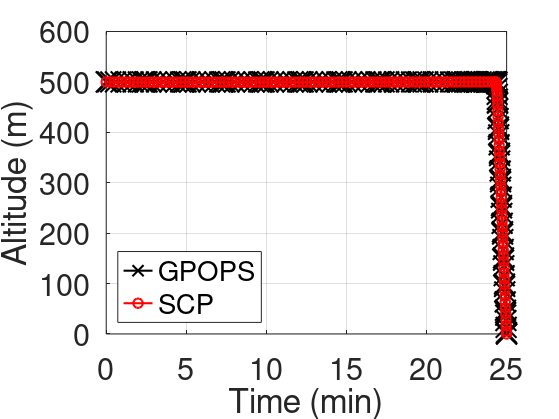
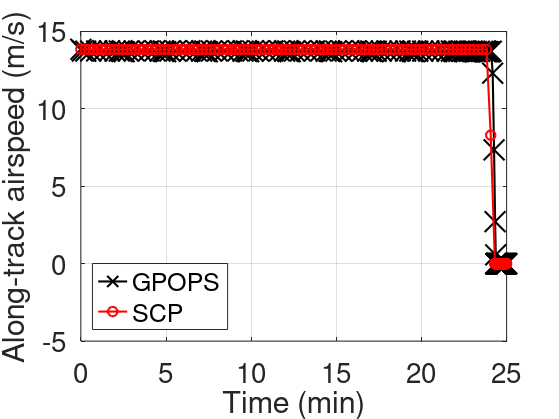
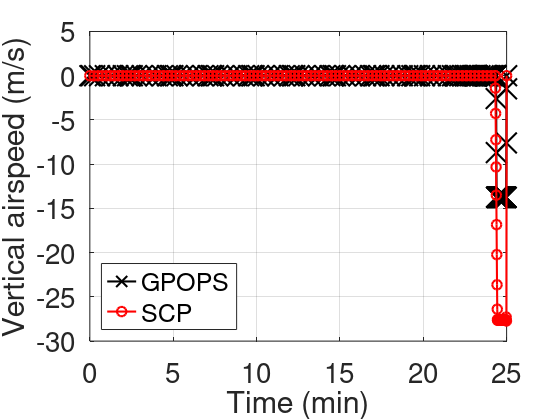
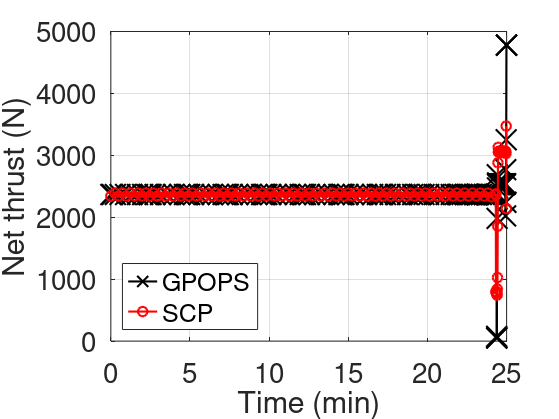

Here is the MATLAB script that generated these plots, in order:
% Compare results from the folders "SCP" and "Verify_gpops_convex" with
% nonconvex control constraint u2^2+u3^2=u4

clear
clc
close all
format short

% parameters

load data_gpops.mat
load data_scp_2.mat

tG = tG/60;
tS = tS/60;
thetaS = atan(u1S./u2S)*180/pi;
% x vs. t
figure
plot(tG, xG, 'k-x', 'markersize', 10, 'linewidth', 1.5);
hold on
plot(tS, xS, 'r-o', 'markersize', 7, 'linewidth', 1.5);
xlabel('Time (min)', 'FontSize', 20);
ylabel('Along-track distance (m)', 'FontSize', 20);
xlim([0 25]);
leg = legend('GPOPS', 'SCP');
legend('Location','southwest')
set(leg,'FontSize',20);
set(gca,'FontSize',20);
set(gcf,'PaperUnits','inches');
set(gcf,'PaperSize',[8.5 7.5]);
grid on

%z vs. t
% figure
% plot(tG, zG, 'k-*', 'markersize', 7, 'linewidth', 1.5);
% hold on
% plot(tS, zS, 'r-o', 'markersize', 7, 'linewidth', 1.5);
% xlabel('Time (min)', 'FontSize', 22);
% ylabel('Altitude (m)', 'FontSize', 22);
% xlim([0 25]);
% leg = legend('GPOPS', 'SCP');
% set(leg,'FontSize',22);
% set(gca,'FontSize',22);
% grid on
%z vs. t
h = figure;
plot(tG, zG, 'k-x', 'markersize', 15, 'linewidth', 1.5);
hold on
plot(tS, zS, 'r-o', 'markersize', 7, 'linewidth', 1.5);
xlabel('Time (min)', 'FontSize', 20);
ylabel('Altitude (m)', 'FontSize', 20);
xlim([0 25]);
ylim([0 600]);
leg = legend('GPOPS', 'SCP');
legend('Location','southwest')
set(leg,'FontSize',22);
set(gca,'FontSize',22);
grid on
set(h,'Units','Inches');
pos = get(h,'Position');
set(h,'PaperPositionMode','Auto','PaperUnits','Inches','PaperSize',[pos(3), pos(4)])
print(h,'conop1_altitude','-dpdf','-r0')



% vx vs. t
h = figure;
plot(tG, vxG, 'k-x', 'markersize', 15, 'linewidth', 1.5);
hold on
plot(tS, vxS, 'r-o', 'markersize', 7, 'linewidth', 1.5);
xlabel('Time (min)', 'FontSize', 18);
ylabel('Along-track airspeed (m/s)', 'FontSize', 18);
xlim([0 25]);
leg = legend('GPOPS', 'SCP');
legend('Location','southwest')
set(leg,'FontSize',20);
set(gca,'FontSize',20);
grid on
set(h,'Units','Inches');
pos = get(h,'Position');
set(h,'PaperPositionMode','Auto','PaperUnits','Inches','PaperSize',[pos(3), pos(4)])
print(h,'conop1_alongspeed','-dpdf','-r0')


% figure
% plot(tG(105 :156), vxG(105 :156), 'k-x', 'markersize', 15, 'linewidth', 1.5);
% hold on
% plot(tS(99:150), vxS((99:150)), 'r-o', 'markersize', 7, 'linewidth', 1.5);
% xlabel('Time (min)', 'FontSize', 18);
% ylabel('Along-track airspeed (m/s)', 'FontSize', 18);
% leg = legend('GPOPS', 'SCP');
% set(leg,'FontSize',16);
% set(gca,'FontSize',16);
% grid on


% vz vs. t
h = figure;
plot(tG, vzG, 'k-x', 'markersize', 15, 'linewidth', 1.5);
hold on
plot(tS, vzS, 'r-o', 'markersize', 7, 'linewidth', 1.5);
xlabel('Time (min)', 'FontSize', 18);
ylabel('Vertical airspeed (m/s)', 'FontSize', 18);
xlim([0 25]);
leg = legend('GPOPS', 'SCP');
legend('Location','southwest')
set(leg,'FontSize',20);
set(gca,'FontSize',20);
grid on
set(h,'Units','Inches');
pos = get(h,'Position');
set(h,'PaperPositionMode','Auto','PaperUnits','Inches','PaperSize',[pos(3), pos(4)])
print(h,'conop1_verticalspeed','-dpdf','-r0')

figure
plot(tG(105 :156), vzG(105 :156), 'k-x', 'markersize', 15, 'linewidth', 1.5);
hold on
plot(tS(99:150), vzS((99:150)), 'r-o', 'markersize', 7, 'linewidth', 1.5);
xlabel('Time (min)', 'FontSize', 18);
ylabel('Vertical airspeed (m/s)', 'FontSize', 18);
leg = legend('GPOPS', 'SCP');
set(leg,'FontSize',16);
set(gca,'FontSize',16);
grid on


% % % u1 vs. t
% % figure
% % 
% % plot(tG, u1G, 'k-*', 'markersize', 7, 'linewidth', 1.5);
% % hold on
% % plot(tS, u1S, 'r-o', 'markersize', 7, 'linewidth', 1.5);
% % xlabel('Time (min)', 'FontSize', 18);
% % ylabel('u_1 (N)', 'FontSize', 18);
% % leg = legend('GPOPS', 'SCP');
% % set(leg,'FontSize',16);
% % set(gca,'FontSize',16);
% % grid on

% % % u2 vs. t
% % figure
% % plot(tG, u2G, 'k-*', 'markersize', 7, 'linewidth', 1.5);
% % hold on
% % plot(tS, u2S, 'r-o', 'markersize', 7, 'linewidth', 1.5);
% % xlabel('Time (min)', 'FontSize', 18);
% % ylabel('u_2 (N)', 'FontSize', 18);
% % leg = legend('GPOPS', 'SCP');
% % set(leg,'FontSize',16);
% % set(gca,'FontSize',16);
% % grid on

% % % u3 vs. t
% % figure
% % plot(tG, u3G, 'k-*', 'markersize', 7, 'linewidth', 1.5);
% % hold on
% % plot(tS, u3S, 'r-o', 'markersize', 7, 'linewidth', 1.5);
% % xlabel('Time (min)', 'FontSize', 18);
% % ylabel('u_3 (N)', 'FontSize', 18);
% % leg = legend('GPOPS', 'SCP');
% % set(leg,'FontSize',16);
% % set(gca,'FontSize',16);
% % grid on

% T vs. t
h = figure;
plot(tG, TG, 'k-x', 'markersize', 15, 'linewidth', 1.5);
hold on
plot(tS, sqrt(TS), 'r-o', 'markersize', 7, 'linewidth', 1.5);
xlabel('Time (min)', 'FontSize', 20);
ylabel('Net thrust (N)', 'FontSize', 20);
xlim([0 25]);
leg = legend('GPOPS', 'SCP');
legend('Location','southwest')
set(leg,'FontSize',20);
set(gca,'FontSize',20);
grid on
set(h,'Units','Inches');
pos = get(h,'Position');
set(h,'PaperPositionMode','Auto','PaperUnits','Inches','PaperSize',[pos(3), pos(4)])
print(h,'conop1_thrust','-dpdf','-r0')

% T vs. t
figure
plot(tG(105 :156), TG(105 :156), 'k-x', 'markersize', 15, 'linewidth', 1.5);
hold on
plot(tS(99:150), sqrt(TS((99:150))), 'r-o', 'markersize', 7, 'linewidth', 1.5);
xlabel('Time (min)', 'FontSize', 18);
ylabel('Net thrust (N)', 'FontSize', 18);
leg = legend('GPOPS', 'SCP');
set(leg,'FontSize',16);
set(gca,'FontSize',16);
grid on

% Theta vs. t
h = figure;
plot(tG, thetaG, 'k-x', 'markersize', 15, 'linewidth', 1.5);
hold on
plot(tS, thetaS, 'r-o', 'markersize', 7, 'linewidth', 1.5);
xlabel('Time (min)', 'FontSize', 20);
ylabel('Pitch angle (deg)', 'FontSize', 20);
xlim([0 25]);
leg = legend('GPOPS', 'SCP');
legend('Location','southwest')
set(leg,'FontSize',20);
set(gca,'FontSize',20);
grid on
set(h,'Units','Inches');
pos = get(h,'Position');
set(h,'PaperPositionMode','Auto','PaperUnits','Inches','PaperSize',[pos(3), pos(4)])
print(h,'conop1_pitch','-dpdf','-r0')

% Zoom-in Theta vs. t
figure
plot(tG(105 :156), thetaG(105 :156), 'k-x', 'markersize', 15, 'linewidth', 1.5);
hold on
plot(tS(99 :150), thetaS(99:150), 'r-o', 'markersize', 7, 'linewidth', 1.5);
% Removed x and y labels
% Increased fontsize for axis ticks
set(gca,'FontSize',20);
% Removed the legend
legend('off');
grid on

